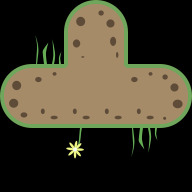

Rendered tile map (Tiled .tmx) drawn with the repository's tilesets; below, a short description and the map source with its tile grids summarised:
An orthogonal 6x6 tile map with 32x32 px tiles, 2 tile layers (ground, deco).

<map version="1.0" orientation="orthogonal" renderorder="left-down" width="6" height="6" tilewidth="32" tileheight="32" nextobjectid="12">
 <tileset firstgid="1" source="tileset.tsx" />
 <layer name="ground" width="6" height="6">
  <data>[36 cells, 16 non-empty, 10 distinct tile ids]</data>
 </layer>
 <layer name="deco" width="6" height="6">
  <data>[36 cells, 3 non-empty, 3 distinct tile ids]</data>
 </layer>
</map>
